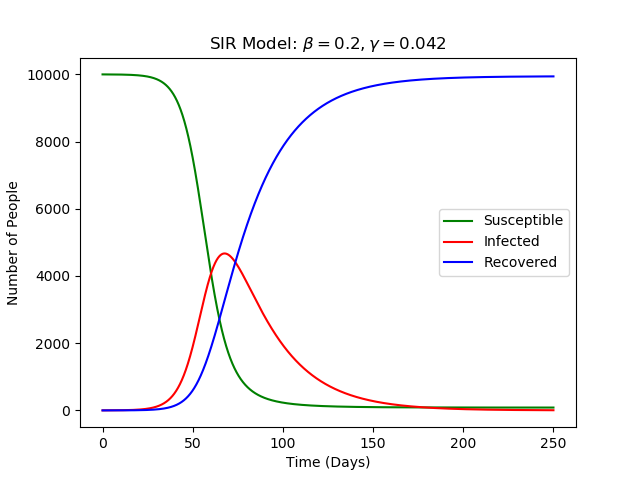

Write the Python code that produced this figure.
import numpy as np 
import matplotlib.pyplot as plt 

#############
# Equations #
#############

def dS_dt(beta, I, S, N):
    return (-beta * I * S) / N

def dI_dt(beta, I, S, N, gamma):
    return (beta * I * S) / N - gamma * I

def dR_dt(gamma, I):
    return gamma * I

###############
# Runge-Kutta #
###############

def runge_kutta(h, n, beta, I, S, N, gamma, R):
    '''
    Classical 4th Order Runge-Kutta Method

    y' = f(x, y) with initial conditions y(x0) = y0 and step size h

    k1 = h * f(x, y)
    k2 = h * f(x + h / 2, y + k1 / 2)
    k3 = h * f(x + h / 2, y + k2 / 2)
    k4 = h * f(x + h, y + k3)

    x = x + h
    y = y + (k1 + 2 * k2 + 2 * k3 + k4) / 6
    '''
    
    j = 0 
    s, i, r = np.zeros(n + 1), np.zeros(n + 1), np.zeros(n + 1)
    s[0], i[0], r[0] = S, I, R
    while j < n:
        S_k1 = h * dS_dt(beta, i[j], s[j], N)
        I_k1 = h * dI_dt(beta, i[j], s[j], N, gamma)
        R_k1 = h * dR_dt(gamma, i[j])

        S_k2 = h * dS_dt(beta, i[j] + h / 2, s[j] + S_k1 / 2, N)
        I_k2 = h * dI_dt(beta, i[j] + I_k1 / 2, s[j] + h / 2, N, gamma)
        R_k2 = h * dR_dt(gamma, i[j] + h / 2)

        S_k3 = h * dS_dt(beta, i[j] + h / 2, s[j] + S_k2 / 2, N)
        I_k3 = h * dI_dt(beta, i[j] + I_k2 / 2, s[j] + h / 2, N, gamma)
        R_k3 = h * dR_dt(gamma, i[j] + h / 2)

        S_k4 = h * dS_dt(beta, i[j] + h, s[j] + S_k3, N)
        I_k4 = h * dI_dt(beta, i[j] + I_k3, s[j] + h, N, gamma)
        R_k4 = h * dR_dt(gamma, i[j] + h)

        s[j+1] = s[j] + (S_k1 + 2 * S_k2 + 2 * S_k3 + S_k4) / 6
        i[j+1] = i[j] + (I_k1 + 2 * I_k2 + 2 * I_k3 + I_k4) / 6
        r[j+1] = r[j] + (R_k1 + 2 * R_k2 + 2 * R_k3 + R_k4) / 6

        j += 1

    return s, i, r


h = 0.05
n = 5000
# Step-size of 0.05, 5000 iterations, 0.2 contact rate, 1 infected, 
# 9999 susceptible, 10000 population, 0.042 transition rate, 0 recovered
s, i, r = runge_kutta(h, n, 1 / 5, 1, 9999, 10000, 1 / 24, 0)

# Plot values
t = np.linspace(0, h * n, len(s))
plt.plot(t, s, 'g-')
plt.plot(t, i, 'r-')
plt.plot(t, r, 'b-')
plt.legend(['Susceptible', 'Infected', 'Recovered'])
plt.xlabel('Time (Days)')
plt.ylabel('Number of People')
plt.title(r'SIR Model: $\beta=0.2, \gamma=0.042$')
plt.show()
